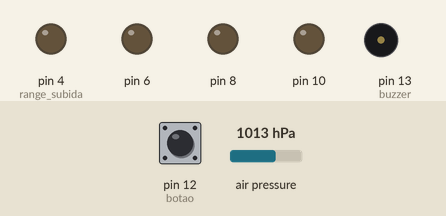
A sketch run on a simulated Arduino Uno, built with avr-gcc and run on an emulated ATmega328P. Shown: output pins drawn as LEDs (lit = HIGH), buzzer (waves = sounding, pin HIGH). The test bench sets the inputs (shaded band); at power-on: pin 12 (botao) HIGH, air pressure 1013 hPa. What the sketch prints to the serial monitor is not drawn.

Above: at 1.2 s.
1.3 s: pin 12 (botao) pulled LOW for 0.15 s
At 2.5 s:
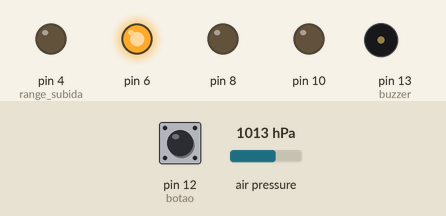
2.9 s: pin 12 (botao) pulled LOW for 1 s
At 3.7 s:
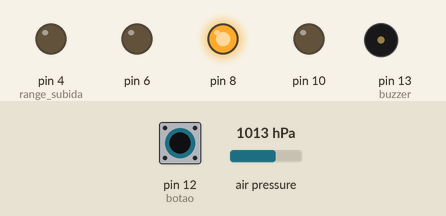
5.4 s: pin 12 (botao) pulled LOW for 0.15 s
At 6.1 s:
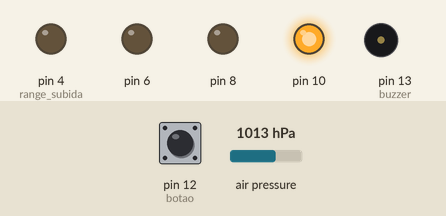
Timing chart, 0 to 8.4 s (numbered marks = the images above; inputs shaded):
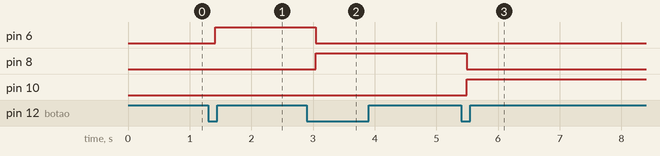

Measured:
- after the input at 1.3 s, pin 6: LOW → HIGH after 0.11 s
- after the input at 2.9 s, pin 6: HIGH → LOW after 0.15 s; pin 8: LOW → HIGH after 0.15 s
- after the input at 5.4 s, pin 8: HIGH → LOW after 0.10 s; pin 10: LOW → HIGH after 0.10 s

The sketch:

Sensor_de_altura.ino
```cpp
#include <Wire.h>
#include <Adafruit_BMP085.h>

Adafruit_BMP085 bmp;
int buzzer = 13;
int range_subida = 4; //sensibilidade em metros
float referencia;
int botao = 12;

void setup() {
  pinMode(4,OUTPUT);
  pinMode(6,OUTPUT);
  pinMode(8,OUTPUT);
  pinMode(10,OUTPUT);
  pinMode(buzzer,OUTPUT);
  pinMode(botao,INPUT_PULLUP);
  Serial.begin(9600);
  if (!bmp.begin()) {
	Serial.println("Could not find a valid BMP085 sensor, check wiring!");
        //1 bip para erro
	while (1) {}
  }
  Serial.println("ok");
//2 bips para iniciado
referencia = altura();

      Serial.print("referencia : ");
      Serial.println(referencia);
}

void loop() {
  verifica();
  if(!digitalRead(botao)) menu();
//    Serial.print("Altitude = ");
 //   Serial.print(altura());
  //  Serial.println(" meters");
}

void menu(){
  range_subida = (range_subida == 4?6:(range_subida==6?8:10));
digitalWrite(4,0);
digitalWrite(6,0);
digitalWrite(8,0);
digitalWrite(10,0);
digitalWrite(range_subida,1);
while(!digitalRead(botao)){}
delay(200);
}
boolean verifica(){
  for (int i = 1; i<=10;i++){
    float atual = altura();
    if(atual>=referencia+range_subida){
      referencia = atual;
      Serial.print("subindo: ");
      Serial.println(referencia);
      return true;
    }
  }
  for (int i = 1; i<=10;i++){
    float atual = altura();
    if(atual<=referencia-range_subida){
      referencia = atual;
      Serial.print("Descendo : ");
      Serial.println(referencia);
    }
  }
  return false;
}

float altura(){
  float soma = 0;
  for (int i = 1; i<=5;i++){
    soma = soma + bmp.readAltitude();
   delay(2);
  }
  return soma/5;
}
```
